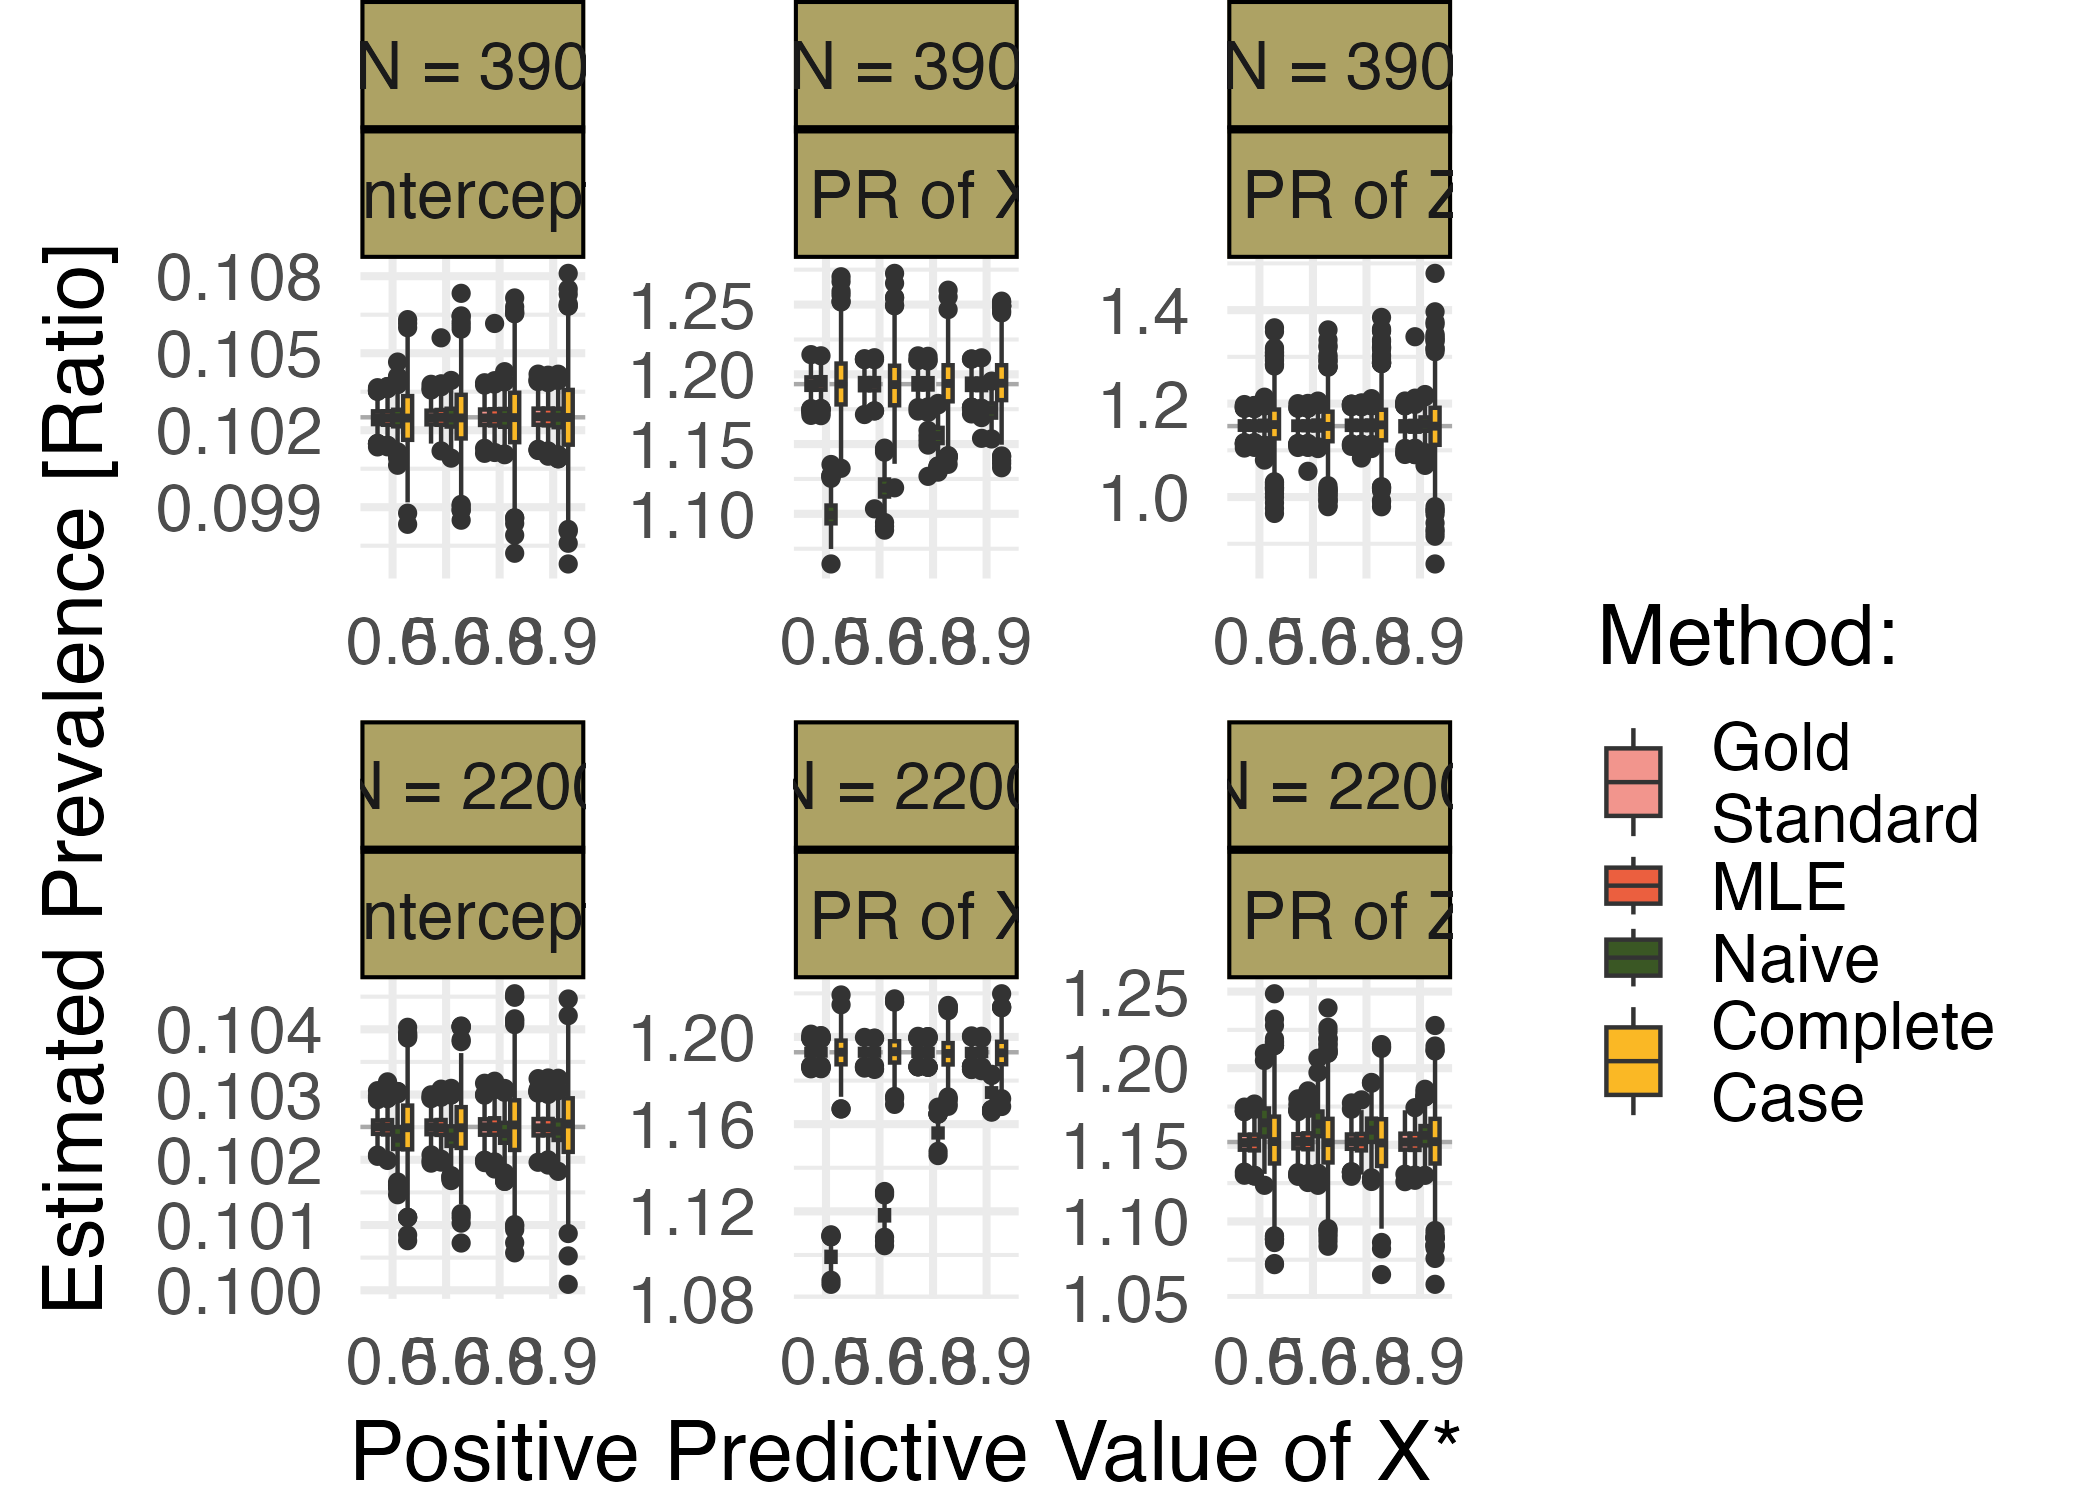

Write the R code that produced this figure.
# Load packages
library(ggplot2) ## for pretty plots
library(dplyr) ## for data wrangling

# Read simulation data in from GitHub repo
res = read.csv("https://raw.githubusercontent.com/ashleymullan/food_access_misclassification/main/Simulations/try_mlePossum2_with_Z_seed114.csv")

# Summarize convergence messages for MLE
res |> 
  group_by(N, ppv, mle_msg) |> 
  summarize(num = n()) |> 
  arrange(desc(mle_msg))

# Exclude few reps were probabilities numeric 0/1 occurred
res = res |> 
  filter(mle_msg != "Fitted probabilities numerically 0 or 1 at convergence")

# Create summary of results
res |> 
  mutate(eta0 = log(ppv / (1 - ppv))) |> 
  group_by(N, ppv) |> 
  summarize(avg_fpr = mean(fpr), 
            bias_beta0_gs = mean(beta0_gs - beta0), 
            ese_beta0_gs = sd(beta0_gs), 
            bias_beta1_gs = mean(beta1_gs - beta1), 
            ese_beta1_gs = sd(beta1_gs), 
            bias_beta2_gs = mean(beta2_gs - beta2), 
            ese_beta2_gs = sd(beta2_gs), 
            bias_eta0_gs = mean(eta0_gs - eta0), 
            bias_eta1_gs = mean(eta1_gs - eta1), 
            bias_beta0_n = mean(beta0_n - beta0), 
            ese_beta0_n = sd(beta0_n), 
            bias_beta1_n = mean(beta1_n - beta1), 
            ese_beta1_n = sd(beta1_n), 
            bias_beta2_n = mean(beta2_n - beta2), 
            ese_beta2_n = sd(beta2_n), 
            bias_beta0_cc = mean(beta0_cc - beta0), 
            ese_beta0_cc = sd(beta0_cc), 
            bias_beta1_cc = mean(beta1_cc - beta1), 
            ese_beta1_cc = sd(beta1_cc), 
            re_beta1_cc = var(beta1_gs) / var(beta1_cc),
            bias_beta2_cc = mean(beta2_cc - beta2), 
            ese_beta2_cc = sd(beta2_cc), 
            bias_eta0_cc = mean(eta0_cc - eta0), 
            bias_eta1_cc = mean(eta1_cc - eta1), 
            bias_beta0_mle = mean(beta0_mle - beta0), 
            ese_beta0_mle = sd(beta0_mle), 
            ase_beta0_mle = mean(se_beta0_mle, 
                                 na.rm = TRUE), 
            bias_beta1_mle = mean(beta1_mle - beta1), 
            ese_beta1_mle = sd(beta1_mle), 
            ase_beta1_mle = mean(se_beta1_mle, 
                                 na.rm = TRUE), 
            cp_beta1_mle = mean((beta1_mle - 1.96 * se_beta1_mle) <= beta1 & 
                                   beta1 <= (beta1_mle + 1.96 * se_beta1_mle), 
                                na.rm = TRUE), 
            re_beta1_mle = var(beta1_gs) / var(beta1_mle),
            bias_beta2_mle = mean(beta2_mle - beta2), 
            ese_beta2_mle = sd(beta2_mle, 
                               na.rm = TRUE), 
            ase_beta2_mle = mean(se_beta2_mle, 
                                 na.rm = TRUE), 
            bias_eta0_mle = mean(eta0_mle - eta0), 
            ese_eta0_mle = sd(eta0_mle), 
            ase_eta0_mle = mean(se_eta0_mle, 
                                na.rm = TRUE), 
            bias_eta1_mle = mean(eta1_mle - eta1), 
            ese_eta1_mle = sd(eta1_mle), 
            ase_eta1_mle = mean(se_eta1_mle, 
                                na.rm = TRUE)
            ) |> 
  write.csv("~/Documents/food_access_misclassification/Simulations/sims_try_mlePossum2_with_Z_summary.csv", 
            row.names = FALSE)

# Define color palette 
slide_colors = c("#F2958D", "#ADA264", "#EB5F3F", "#3A5724", "#FAB825", "#E67B33") 

# Create boxplot of estimated prevalence ratio
est_box = res |> 
  select(sim, N, beta0, beta1, beta2, ppv, 
                starts_with(c("beta0_", "beta1_", "beta2_"))) |> 
  tidyr::gather(key = "Coeff_Method", value = "Estimate", -c(1:6)) |> 
  mutate(
    Method = case_when(
      grepl(x = Coeff_Method, pattern ="gs") ~ "Gold\nStandard",
      grepl(x = Coeff_Method, pattern ="mle") ~ "MLE",
      grepl(x = Coeff_Method, pattern ="n") ~ "Naive",
      grepl(x = Coeff_Method, pattern ="cc") ~ "Complete\nCase"
    ), 
    Method = factor(x = Method, 
                    levels = c("Gold\nStandard", "MLE", "Naive", "Complete\nCase", "Truth")), 
    Truth = case_when(
      grepl(x = Coeff_Method, pattern ="beta0") ~ beta0,
      grepl(x = Coeff_Method, pattern ="beta1") ~ beta1,
      grepl(x = Coeff_Method, pattern ="beta2") ~ beta2
    ), 
    Coeff = case_when(
      grepl(x = Coeff_Method, pattern ="beta0") ~ "Intercept",
      grepl(x = Coeff_Method, pattern ="beta1") ~ "Log PR of X | Z",
      grepl(x = Coeff_Method, pattern ="beta2") ~ "Log PR of Z | X"
    ), 
    Coeff = factor(x = Coeff, 
                   levels = c("Intercept", "Log PR of X | Z", "Log PR of Z | X")),
    N = factor(x = N, 
               levels = c(390, 2200), 
               labels = c("N = 390", "N = 2200"))) |> 
  ggplot(aes(x = factor(ppv), y = exp(Estimate), fill = Method)) + 
  geom_hline(aes(yintercept = exp(Truth)), 
             linetype = 2, 
             color = "darkgrey") + 
  geom_boxplot() + 
  scale_fill_manual(values = slide_colors[c(-2)], 
                    name = "Method:") + 
  facet_wrap(N ~ Coeff, 
             scales = "free") + 
  theme_minimal(base_size = 20) + 
  xlab(label = latex2exp::TeX(input = "Positive Predictive Value of X*")) + 
  ylab(label = latex2exp::TeX(input = "Estimated Prevalence [Ratio]")) + 
  theme(legend.position = "right", 
        legend.box.margin = margin(t = 10, r = 5, b = -30, l = 5), 
        plot.margin = margin(t = 0, r = 10, b = 0, l = 10), 
        strip.background = element_rect(fill = slide_colors[2])) 

# Save it 
ggsave(filename = "~/Documents/food_access_misclassification/Figures/sim_box_pr_try_mlePossum2_with_Z.png",
       plot = est_box, 
       device = "png", 
       width = 7, 
       height = 5)
